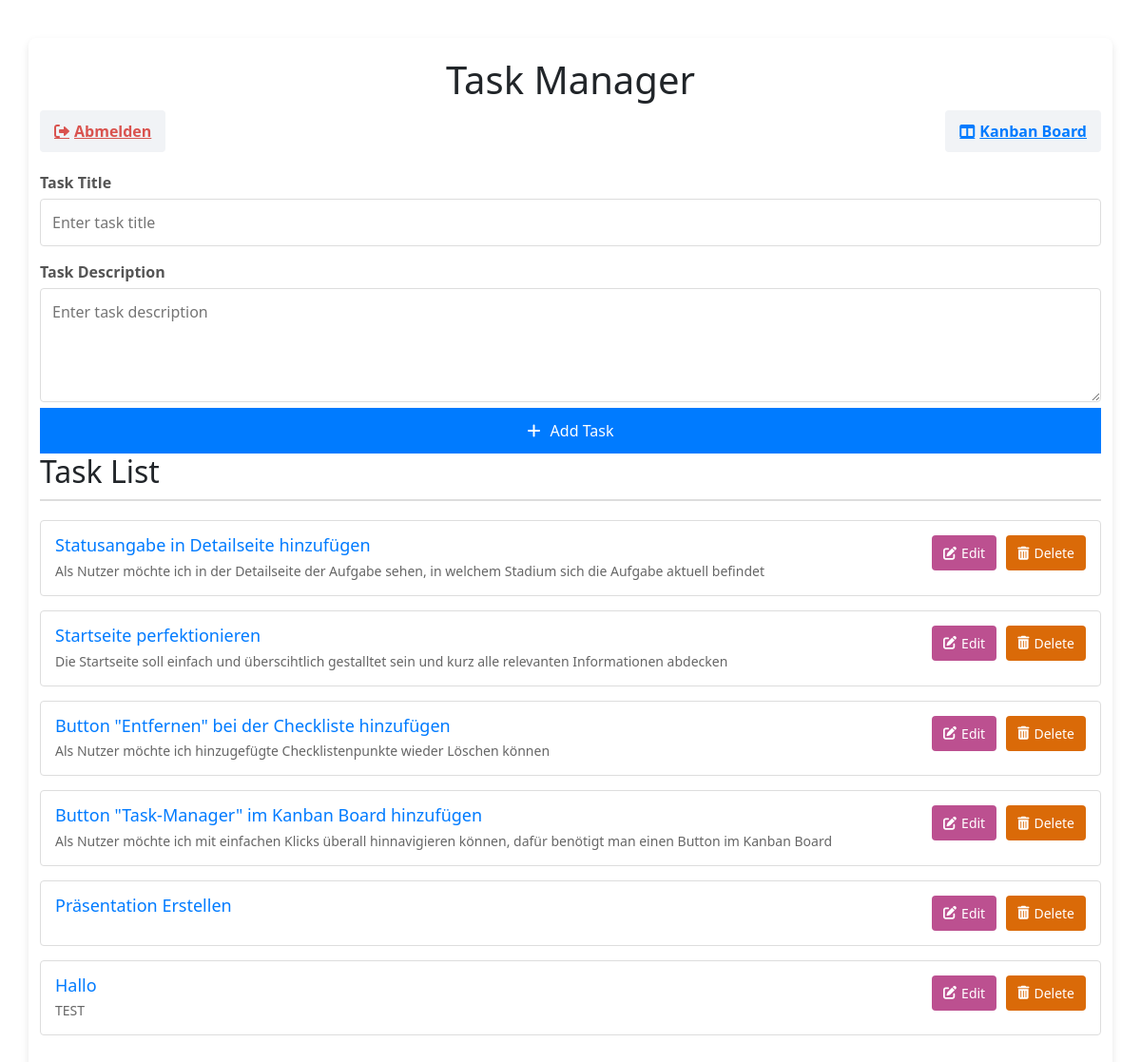
/task_manager/, run on an earlier commit of the app's database.
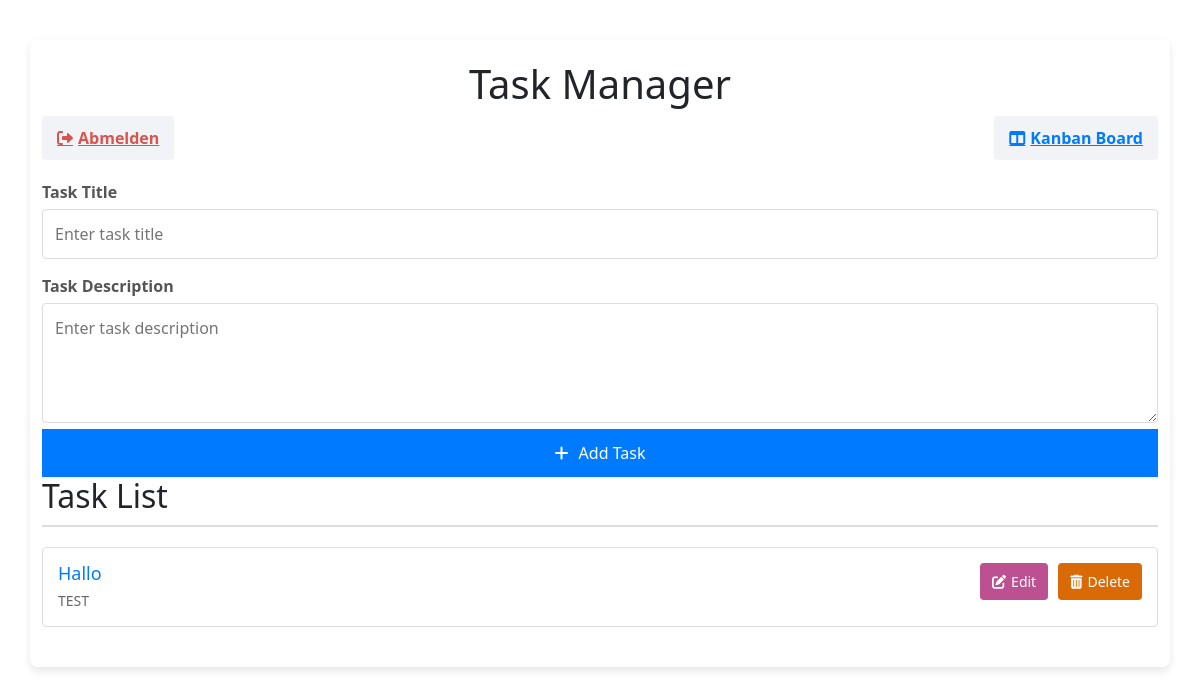
And on a later commit of the database.
### tables this page shows
CREATE TABLE tasks (
        id INTEGER PRIMARY KEY AUTOINCREMENT,
        title TEXT NOT NULL,
        description TEXT,
        status TEXT NOT NULL CHECK (status IN ('To Do', 'In Progress', 'In QA', 'Done'))
        , created_by TEXT);

### Task_Manager.py (the view)
@task_manager.route('/')
def Task_Manager():
    conn = get_db_connection()
    tasks = conn.execute('SELECT * FROM tasks').fetchall()
    conn.close()
    return render_template('task_manager.html', tasks=tasks)

### Task_Manager.py (called while the page is built)
def get_db_connection():
    conn = sqlite3.connect('nutzer.db')
    conn.row_factory = sqlite3.Row  # Ergebnisse als Dictionary-ähnliche Objekte zurückgeben
    return conn

### app.py (called while the page is built)
@app.context_processor
def inject_is_admin():
    return {'is_admin': session.get('role') == 'Admin'}

### templates/Task_Manager.html (shortened to what this page needs)
<!DOCTYPE html>
<html lang="en">
<head>
    <link rel="stylesheet" href="/static/task_manager.css">
    <link rel="stylesheet" href="https://cdnjs.cloudflare.com/ajax/libs/font-awesome/6.0.0-beta3/css/all.min.css">
<link rel="stylesheet" href="https://cdnjs.cloudflare.com/ajax/libs/bootstrap/5.3.0/css/bootstrap.min.css">
</head>
<body>
    <div class="container">
        <h1>Task Manager</h1>
        <div class="nav-links">
            <a href="/abmelden" class="btn-link logout"><i class="fas fa-sign-out-alt"></i> Abmelden</a>
            <a href="/kanban_board" class="btn-link"><i class="fas fa-columns"></i> Kanban Board</a>
        </div>
        <form action="/task_manager/add_task" method="POST" class="task-form">
            <label for="title">Task Title</label>
            <input type="text" id="title" name="title" placeholder="Enter task title" required>
            <label for="description">Task Description</label>
            <textarea id="description" name="description" placeholder="Enter task description"></textarea>
            <button type="submit"><i class="fas fa-plus"></i> Add Task</button>
        </form>
        <h2>Task List</h2>
        <ul class="task-list">
            {% for task in tasks %}
                <li>
                    <div class="task-details">
                        <h3>{{ task['title'] }}</h3>
                        <p>{{ task['description'] }}</p>
                    </div>
                    <div class="actions">
                        <a href="/task_manager/edit_task/{{ task['id'] }}" class="edit-btn"><i class="fas fa-edit"></i> Edit</a>
                        <form action="/task_manager/delete_task/{{ task['id'] }}" method="POST">
                            <button type="submit" class="delete-btn"><i class="fas fa-trash-alt"></i> Delete</button>
                        </form>
                    </div>
                </li>
            {% endfor %}
        </ul>
    </div>
</body>
</html>

### static/Task_Manager.css (style rules this page uses)
body { font-family: 'Arial', sans-serif; font-size: 18px; background-color: #f5f5f5; color: #333; margin: 0; padding: 0; }
.container { max-width: 600px; margin: 40px auto; background: #ffffff; padding: 20px; border-radius: 8px; box-shadow: 0 4px 8px rgba(0, 0, 0, 0.1); }
h1 { text-align: center; color: #007bff; margin-bottom: 20px; }
.nav-links { display: flex; justify-content: center; justify-content: space-between; gap: 100px; margin-bottom: 20px; }
.btn-link { text-decoration: none; font-weight: bold; color: #007bff; background: #f1f3f6; padding: 10px 15px; border-radius: 4px; display: flex; align-items: center; gap: 5px; transition: background-color 0.2s ease; }
.logout { color: #d9534f; }
.task-form label { display: block; margin: 15px 0 5px; font-weight: bold; color: #555; }
input, textarea { width: 100%; padding: 12px; margin-bottom: 15px; font-size: 16px; border: 1px solid #ddd; border-radius: 4px; box-sizing: border-box; }
textarea { height: 120px; resize: vertical; }
button { width: 100%; padding: 12px; font-size: 16px; color: white; background: #007bff; border: none; border-radius: 4px; cursor: pointer; display: flex; justify-content: center; align-items: center; gap: 10px; transition: background-color 0.3s ease; }
h2 { margin-top: 30px; font-size: 22px; border-bottom: 2px solid #ddd; padding-bottom: 10px; color: #333; }
.task-list { list-style: none; padding: 0; margin: 20px 0; }
.task-list li { display: flex; justify-content: space-between; align-items: flex-start; padding: 15px; border: 1px solid #ddd; border-radius: 4px; margin-bottom: 15px; background: #ffffff; transition: transform 0.2s ease; }
.task-details h3 { margin: 0 0 5px; font-size: 18px; color: #007bff; }
.task-details p { margin: 0; font-size: 14px; color: #666; }
.actions { display: flex; gap: 10px; }
.actions a, .actions button { text-decoration: none; font-size: 14px; color: white; border: none; border-radius: 4px; padding: 8px 12px; cursor: pointer; display: flex; align-items: center; gap: 5px; }
.edit-btn { background: #bc5090; }
.delete-btn { background: rgb(218, 106, 8); }

What changed in the data, as far as the page shows it:
removed tasks: title "Statusangabe in Detailseite hinzufügen", description "Als Nutzer möchte ich in der Detailseite der Aufgabe sehen, in welchem Stadium sich die Aufgabe aktuell befindet"
removed tasks: title "Startseite perfektionieren", description "Die Startseite soll einfach und überscihtlich gestalltet sein und kurz alle relevanten Informationen abdecken"
removed tasks: title "Button \"Entfernen\" bei der Checkliste hinzufügen", description "Als Nutzer möchte ich hinzugefügte Checklistenpunkte wieder Löschen können"
removed tasks: title "Button \"Task-Manager\" im Kanban Board hinzufügen", description "Als Nutzer möchte ich mit einfachen Klicks überall hinnavigieren können, dafür benötigt man einen Button im Kanban Board"
removed tasks: title "Präsentation Erstellen"
